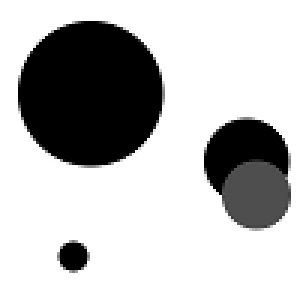
#> input picture tp-part1-eleves/Hough/four.png, 100 x 100 px (shown 3 times larger); the run also reads 1 picture not shown here
$ python hough.py
#> lines starting #> are read from the running program, lines starting #| are printed output that depends on the picture
# -*- coding: utf-8 -*-
"""
Created on Wed Feb  9 19:30:27 2022

@author: paulg
"""

import numpy as np
import matplotlib.pyplot as plt
from PIL import *
import scipy.signal as sg
import cv2


img = Image.open("four.png")
#> img is the input picture: PIL image 100x100 L; min 0, max 255, mean 188
img = np.array(img)

#Filtrage de Sobel

Hx=np.array([[-1,0,1],[-2,0,2],[-1,0,1]])
Hy=np.array([[-1,-2,-1],[0,0,0],[1,2,1]])


Gx = sg.convolve2d(img,Hx,'valid')
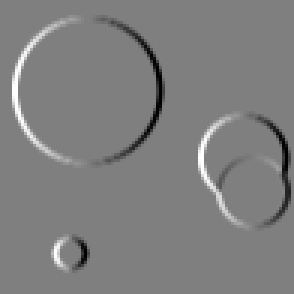
#> Gx: shape (98, 98) int64 (shown 3 times larger); min -1020, max 1020, mean 0; drawn with min black and max white
Gy = sg.convolve2d(img,Hy,'valid')
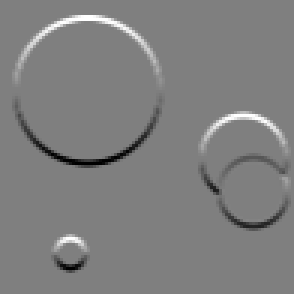
#> Gy: shape (98, 98) int64 (shown 3 times larger); min -1020, max 1020, mean 0; drawn with min black and max white

G=np.sqrt(np.square(Gx)+np.square(Gy))
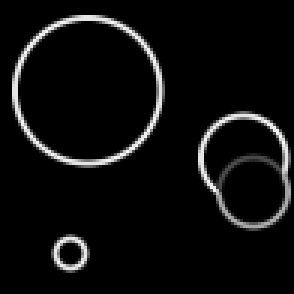
#> G: shape (98, 98) float64 (shown 3 times larger); min 0, max 1140.4, mean 60.7; drawn with min black and max white

# plt.imshow(G,cmap='gray')
# plt.show()


seuil = 500
G_seuil = (G>seuil)*G
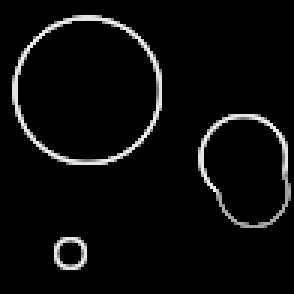
#> G_seuil: shape (98, 98) float64 (shown 3 times larger); min 0, max 1140.4, mean 49.9; drawn with min black and max white

# plt.imshow(G_seuil,cmap='gray')
# plt.show()


acc=np.zeros((100,100,141))

r,c = G.shape
#> r = 98; c = 98

for i in range(r):
    for j in range(c):
        if G_seuil[i,j]!=0:
            for x in range(r):
                for y in range(c):
                    rad=round(np.sqrt((x-i)**2+(y-j)**2))
                    acc[x,y,rad]+=1

N=100
img3 = Image.open("four3.png")
img3 = np.array(img3)

for i in range(N):
    r,c,rad=np.where(acc==np.max(acc))
    print(r,c,rad)
    cv2.circle(img3, center = (c[0],r[0]), radius =rad[0], color =(255,0,0), thickness=1)
    acc[r,c,rad]=0
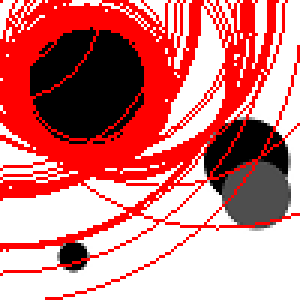
#> img3: shape (100, 100, 3) (shown 3 times larger); mean R, G, B 209.6, 125.5, 125.5


plt.imshow(img3)
